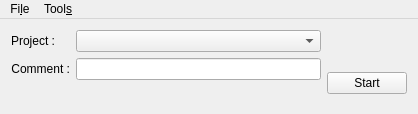
<?xml version="1.0" encoding="UTF-8"?>
<ui version="4.0">
 <class>MainWindow</class>
 <widget class="QMainWindow" name="MainWindow">
  <property name="windowModality">
   <enum>Qt::WindowModal</enum>
  </property>
  <property name="geometry">
   <rect>
    <x>0</x>
    <y>0</y>
    <width>418</width>
    <height>114</height>
   </rect>
  </property>
  <property name="sizePolicy">
   <sizepolicy hsizetype="Preferred" vsizetype="Minimum">
    <horstretch>0</horstretch>
    <verstretch>0</verstretch>
   </sizepolicy>
  </property>
  <property name="minimumSize">
   <size>
    <width>418</width>
    <height>114</height>
   </size>
  </property>
  <property name="maximumSize">
   <size>
    <width>418</width>
    <height>114</height>
   </size>
  </property>
  <property name="windowTitle">
   <string>nanoTS</string>
  </property>
  <widget class="QWidget" name="centralWidget">
   <layout class="QHBoxLayout" name="horizontalLayout">
    <item>
     <layout class="QFormLayout" name="formLayout">
      <item row="0" column="0">
       <widget class="QLabel" name="label">
        <property name="text">
         <string>Project :</string>
        </property>
        <property name="alignment">
         <set>Qt::AlignRight|Qt::AlignTrailing|Qt::AlignVCenter</set>
        </property>
       </widget>
      </item>
      <item row="0" column="1">
       <widget class="QComboBox" name="projectList">
        <property name="sizePolicy">
         <sizepolicy hsizetype="Expanding" vsizetype="Fixed">
          <horstretch>0</horstretch>
          <verstretch>0</verstretch>
         </sizepolicy>
        </property>
       </widget>
      </item>
      <item row="1" column="0">
       <widget class="QLabel" name="label_2">
        <property name="text">
         <string>Comment :</string>
        </property>
        <property name="alignment">
         <set>Qt::AlignRight|Qt::AlignTrailing|Qt::AlignVCenter</set>
        </property>
       </widget>
      </item>
      <item row="1" column="1">
       <widget class="QLineEdit" name="comment">
        <property name="maxLength">
         <number>80</number>
        </property>
       </widget>
      </item>
     </layout>
    </item>
    <item>
     <layout class="QVBoxLayout" name="verticalLayout_3">
      <item>
       <widget class="QLabel" name="timeSpent">
        <property name="minimumSize">
         <size>
          <width>75</width>
          <height>0</height>
         </size>
        </property>
        <property name="maximumSize">
         <size>
          <width>75</width>
          <height>18</height>
         </size>
        </property>
        <property name="text">
         <string/>
        </property>
        <property name="alignment">
         <set>Qt::AlignRight|Qt::AlignTrailing|Qt::AlignVCenter</set>
        </property>
       </widget>
      </item>
      <item>
       <widget class="QPushButton" name="startButton">
        <property name="enabled">
         <bool>true</bool>
        </property>
        <property name="text">
         <string>Start</string>
        </property>
        <property name="default">
         <bool>false</bool>
        </property>
       </widget>
      </item>
     </layout>
    </item>
   </layout>
  </widget>
  <widget class="QMenuBar" name="menuBar">
   <property name="geometry">
    <rect>
     <x>0</x>
     <y>0</y>
     <width>418</width>
     <height>30</height>
    </rect>
   </property>
   <widget class="QMenu" name="menuFile">
    <property name="title">
     <string>Fi&amp;le</string>
    </property>
    <addaction name="action_Quit"/>
   </widget>
   <widget class="QMenu" name="menuTools">
    <property name="title">
     <string>Tool&amp;s</string>
    </property>
    <addaction name="actionOptions"/>
    <addaction name="separator"/>
   </widget>
   <addaction name="menuFile"/>
   <addaction name="menuTools"/>
  </widget>
  <action name="action_Quit">
   <property name="text">
    <string>&amp;Quit</string>
   </property>
  </action>
  <action name="actionOptions">
   <property name="text">
    <string>&amp;Options</string>
   </property>
  </action>
  <action name="actionPopulate_projects">
   <property name="text">
    <string>&amp;Populate projects</string>
   </property>
   <property name="visible">
    <bool>true</bool>
   </property>
  </action>
  <action name="actionPopulate_employees">
   <property name="text">
    <string>Populate &amp;employees</string>
   </property>
   <property name="visible">
    <bool>true</bool>
   </property>
  </action>
 </widget>
 <layoutdefault spacing="6" margin="11"/>
 <resources/>
 <connections>
  <connection>
   <sender>startButton</sender>
   <signal>clicked()</signal>
   <receiver>MainWindow</receiver>
   <slot>startTSTimer()</slot>
   <hints>
    <hint type="sourcelabel">
     <x>67</x>
     <y>70</y>
    </hint>
    <hint type="destinationlabel">
     <x>106</x>
     <y>89</y>
    </hint>
   </hints>
  </connection>
  <connection>
   <sender>action_Quit</sender>
   <signal>triggered()</signal>
   <receiver>MainWindow</receiver>
   <slot>close()</slot>
   <hints>
    <hint type="sourcelabel">
     <x>-1</x>
     <y>-1</y>
    </hint>
    <hint type="destinationlabel">
     <x>327</x>
     <y>62</y>
    </hint>
   </hints>
  </connection>
  <connection>
   <sender>actionPopulate_projects</sender>
   <signal>triggered()</signal>
   <receiver>MainWindow</receiver>
   <slot>populateProjects()</slot>
   <hints>
    <hint type="sourcelabel">
     <x>-1</x>
     <y>-1</y>
    </hint>
    <hint type="destinationlabel">
     <x>327</x>
     <y>62</y>
    </hint>
   </hints>
  </connection>
  <connection>
   <sender>actionPopulate_employees</sender>
   <signal>triggered()</signal>
   <receiver>MainWindow</receiver>
   <slot>populateEmployees()</slot>
   <hints>
    <hint type="sourcelabel">
     <x>-1</x>
     <y>-1</y>
    </hint>
    <hint type="destinationlabel">
     <x>327</x>
     <y>62</y>
    </hint>
   </hints>
  </connection>
 </connections>
 <slots>
  <slot>startTSTimer()</slot>
  <slot>synchronizeData()</slot>
  <slot>populateProjects()</slot>
  <slot>populateEmployees()</slot>
 </slots>
</ui>
